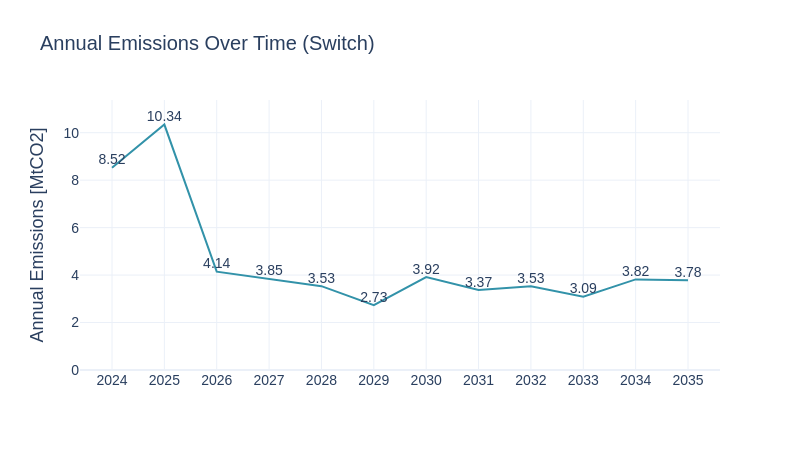

Notebook code cell kept with this figure:
### Code cell
em_sw = pd.read_csv(model_outputs_path + '/emissions.csv')
em_sw['AnnualEmissions_MtCO2_per_yr'] = em_sw['AnnualEmissions_tCO2_per_yr'] / 1e6
em_sw = em_sw[em_sw['PERIOD'] != years[0]]
sw.scenarios.annual_emmissions(em_sw, 'PERIOD', 'AnnualEmissions_MtCO2_per_yr', scenario_name, 'Switch')

### Figure 1 — Plotly figure (JSON) as saved in the notebook; plotly's stock layout.template omitted (floating-point values rounded to 4 significant figures)
{"data": [{"line": {"color": "#3292A9"}, "mode": "lines+text", "text": ["8.52", "10.34", "4.14", "3.85", "3.53", "2.73", "3.92", "3.37", "3.53", "3.09", "3.82", "3.78"], "textfont": {"family": "Arial", "size": 14}, "textposition": "top center", "type": "scatter", "x": [2024, 2025, 2026, 2027, 2028, 2029, 2030, 2031, 2032, 2033, 2034, 2035], "y": [8.525, 10.34, 4.142, 3.85, 3.533, 2.731, 3.918, 3.369, 3.528, 3.09, 3.817, 3.781]}], "layout": {"font": {"family": "Arial", "size": 16}, "height": 450, "showlegend": false, "title": {"font": {"family": "Arial", "size": 20}, "text": "Annual Emissions Over Time (Switch)"}, "width": 800, "xaxis": {"tickfont": {"family": "Arial", "size": 14}, "tickvals": [2024, 2025, 2026, 2027, 2028, 2029, 2030, 2031, 2032, 2033, 2034, 2035], "title": {"font": {"family": "Arial", "size": 18}, "text": ""}}, "yaxis": {"range": [0, 11.38], "tickfont": {"family": "Arial", "size": 14}, "title": {"font": {"family": "Arial", "size": 18}, "text": "Annual Emissions [MtCO2]"}}}}
